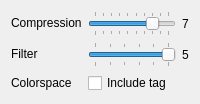
                 <widget class="QWidget" name="pngPage">
                  <layout class="QFormLayout" name="pngPageLayout">
                   <item row="0" column="0">
                    <widget class="QLabel" name="pngCompressionLabel">
                     <property name="text">
                      <string>Compression</string>
                     </property>
                    </widget>
                   </item>
                   <item row="0" column="1">
                    <layout class="QHBoxLayout" name="pngCompressionLayout">
                     <item>
                      <widget class="QSlider" name="pngCompression">
                       <property name="cursor">
                        <cursorShape>PointingHandCursor</cursorShape>
                       </property>
                       <property name="maximum">
                        <number>9</number>
                       </property>
                       <property name="value">
                        <number>7</number>
                       </property>
                       <property name="orientation">
                        <enum>Qt::Orientation::Horizontal</enum>
                       </property>
                       <property name="tickPosition">
                        <enum>QSlider::TickPosition::TicksBothSides</enum>
                       </property>
                       <property name="tickInterval">
                        <number>1</number>
                       </property>
                      </widget>
                     </item>
                     <item>
                      <widget class="QLabel" name="pngCompressionValue">
                       <property name="text">
                        <string notr="true">7</string>
                       </property>
                      </widget>
                     </item>
                    </layout>
                   </item>
                   <item row="1" column="0">
                    <widget class="QLabel" name="pngFilterLabel">
                     <property name="text">
                      <string>Filter</string>
                     </property>
                    </widget>
                   </item>
                   <item row="1" column="1">
                    <layout class="QHBoxLayout" name="pngFilterLayout">
                     <item>
                      <widget class="QSlider" name="pngFilter">
                       <property name="cursor">
                        <cursorShape>PointingHandCursor</cursorShape>
                       </property>
                       <property name="maximum">
                        <number>5</number>
                       </property>
                       <property name="value">
                        <number>5</number>
                       </property>
                       <property name="orientation">
                        <enum>Qt::Orientation::Horizontal</enum>
                       </property>
                       <property name="tickPosition">
                        <enum>QSlider::TickPosition::TicksBothSides</enum>
                       </property>
                       <property name="tickInterval">
                        <number>1</number>
                       </property>
                      </widget>
                     </item>
                     <item>
                      <widget class="QLabel" name="pngFilterValue">
                       <property name="text">
                        <string notr="true">5</string>
                       </property>
                      </widget>
                     </item>
                    </layout>
                   </item>
                   <item row="2" column="0">
                    <widget class="QLabel" name="pngColorspaceLabel">
                     <property name="text">
                      <string>Colorspace</string>
                     </property>
                    </widget>
                   </item>
                   <item row="2" column="1">
                    <widget class="QCheckBox" name="pngColorspace">
                     <property name="text">
                      <string>Include tag</string>
                     </property>
                    </widget>
                   </item>
                  </layout>
                 </widget>
